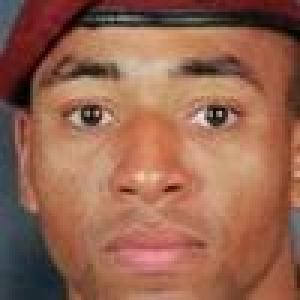
#> input picture dataset_B_FacialImages/OpenFace/Ainsworth_Dyer_0001.jpg, 100 x 100 px (shown 3 times larger); its folder holds 4 pictures in this run
$ python rf_classifier.py
#> lines starting #> are read from the running program, lines starting #| are printed output that depends on the picture
import os
import cv2
import numpy as np
import matplotlib.pyplot as plt

from sklearn.model_selection import train_test_split
from skimage.feature import hog
from sklearn.decomposition import PCA
from sklearn.ensemble import RandomForestClassifier
from sklearn.metrics import accuracy_score, confusion_matrix, classification_report

# =====================
# Dataset loading
# =====================
DATASET_PATH = "dataset_B_FacialImages"
IMG_SIZE = 100

data = []
labels = []

# Open eyes → 0
for img_name in os.listdir(os.path.join(DATASET_PATH, "OpenFace")):
    img = cv2.imread(os.path.join(DATASET_PATH, "OpenFace", img_name), cv2.IMREAD_GRAYSCALE)
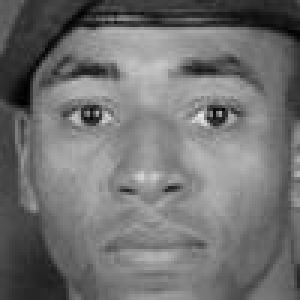
#> img: shape (100, 100) (shown 3 times larger); min 0, max 232, mean 113.2
    if img is not None:
        img = cv2.resize(img, (IMG_SIZE, IMG_SIZE))
        img = cv2.equalizeHist(img)
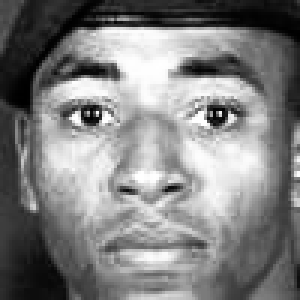
#> img: shape (100, 100) (shown 3 times larger); min 0, max 255, mean 128.4
        img = img / 255.0
        data.append(img)
        labels.append(0)
#> pass 2 of the loop `for img_name in os.listdir(os.path.join(DATASET_PATH, "OpenFace")):`:
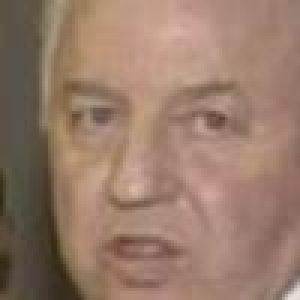
#> input picture dataset_B_FacialImages/OpenFace/Alan_Greer_0001.jpg, 100 x 100 px (shown 3 times larger)
#> `img = cv2.imread(os.path.join(DATASET_PATH, "OpenFace", img_name), cv2..`:
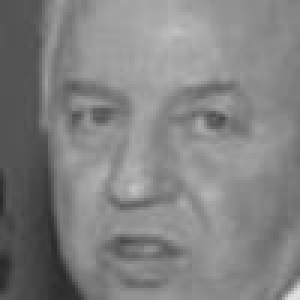
#> img: shape (100, 100) (shown 3 times larger); min 42, max 224, mean 129.6
#> `img = cv2.equalizeHist(img)`:
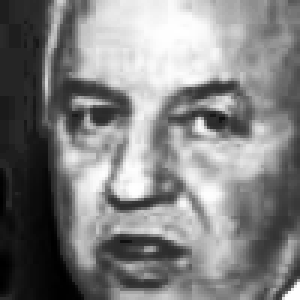
#> img: shape (100, 100) (shown 3 times larger); min 0, max 255, mean 129.1
#> pass 3 of the loop `for img_name in os.listdir(os.path.join(DATASET_PATH, "OpenFace")):`:
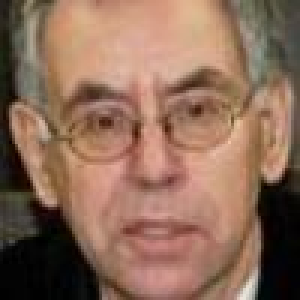
#> input picture dataset_B_FacialImages/OpenFace/Albrecht_Mentz_0001.jpg, 100 x 100 px (shown 3 times larger)
#> `img = cv2.imread(os.path.join(DATASET_PATH, "OpenFace", img_name), cv2..`:
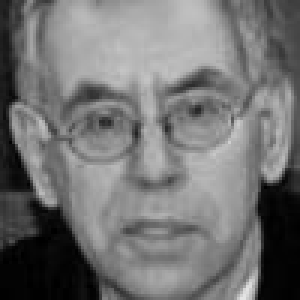
#> img: shape (100, 100) (shown 3 times larger); min 0, max 228, mean 114.8
#> `img = cv2.equalizeHist(img)`:
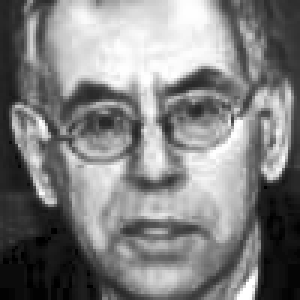
#> img: shape (100, 100) (shown 3 times larger); min 0, max 255, mean 128
#> the loop made 4 passes; the first 3 are shown

# Closed eyes → 1
#> (the run stopped early here; a loop or call above may not have finished)
